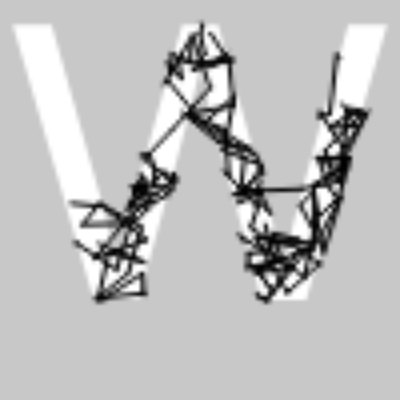
Frame 1 (no input)
Frame 60 (no input): identical to frame 1, image omitted
Frame 120 (the mouse pressed at the canvas centre since frame 60): identical to frame 1, image omitted

The p5.js sketch that drew this single still picture (run headless with seeded random() and noise() and a simulated clock; from frame 60 on, the mouse is pressed at the canvas centre):

// p5.js sketch
// ── sketch.js
let mainCanvas;

function setup() {
  mainCanvas = createCanvas(400, 400);
  background(200);

  const zap = new ZapText('H');
  zap.setupCanvas();
  zap.zap(10);
  image(zap.canvas, 0, 0, width, height);
}

function draw() {
}


function writeText(canvas, text, col) {
  canvas.fill(col);
  canvas.textAlign(CENTER);
  canvas.textSize(100);
  canvas.text(text, canvas.width * .5, canvas.height * .75);
}

class Zap {
  constructor(canvas) {
    this.canvas = canvas;
  }

  drawPath(pts) {
    fill(0);
    stroke(0);
    strokeWeight(2);
    for(let i = 1; i < pts.length; i++) {
      this.canvas.line(pts[i].x, pts[i].y, pts[i-1].x, pts[i-1].y);
    }

  }

  isPointInBounds(pt) {
    print('isPtINbound called: ', pt);
    if (pt)
      print('alpha', alpha(this.canvas.get(pt.x, pt.y)));
    return pt !== undefined && alpha(this.canvas.get(pt.x, pt.y)) !== 0;
  }

  generatePath(n) {
    let pt;
    while(!this.isPointInBounds(pt)) {
      print('find inbound pt');
      pt = createVector(random(0, this.canvas.width), random(0, this.canvas.height));
    }

    let vel = p5.Vector.random2D().mult(random(5, 20));;
    const pts = [];
    for(let i = 0; i < n; i++) {
      let velAttempt = vel.copy();
      let newPt;
      while (!this.isPointInBounds(newPt)) {
        velAttempt.mult(.75);
        newPt = pt.copy().add(velAttempt);
      }

      if(!velAttempt.equals(vel)) {
        vel.rotate(randomGaussian(PI, 2));
      }
      pt = newPt;
      pts.push(pt);
    }
    return pts;
  }
}

class ZapText {
  constructor(text) {
    this.text = text;
    this.canvas = createGraphics(100, 100);
  }

  setupCanvas() {
    this.canvas.background(0,0,0,0);
    writeText(this.canvas, 'W', color('white'));
  }

  zap(n) {
    for(let i = 0; i < n; i++) {
      const zap = new Zap(this.canvas);
      const path = zap.generatePath(20);
      print(path);
      zap.drawPath(path);
    }
  }
}
